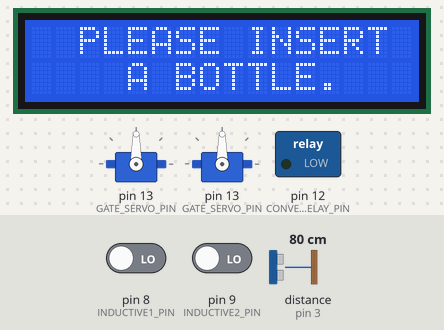
A sketch run on a simulated Arduino Uno, built with avr-gcc and run on an emulated ATmega328P. Shown: 2 × servo, 16×2 character LCD, switched loads named in the sketch (green lamp = pin HIGH). Wiring (inferred from the names in the program): ultrasonic range finder: trigger pin 2; echo pin 3. The test bench sets the inputs (shaded band); at power-on: distance to the obstacle (sensor on pin 3) 80 cm, pin 8 (INDUCTIVE1_PIN) LOW, pin 9 (INDUCTIVE2_PIN) LOW. The echo pulse lasts 58.3 µs per cm; pins used as bus, display or sensor lines are not drawn.

Above: at 1.2 s.
1.3 s: distance to the obstacle (sensor on pin 3) set to 28 cm
2.8 s: distance to the obstacle (sensor on pin 3) set to 23 cm
At 4.1 s:
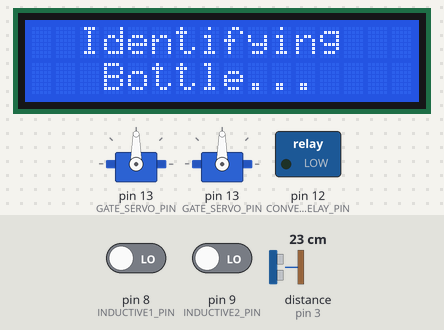
At 8.6 s:
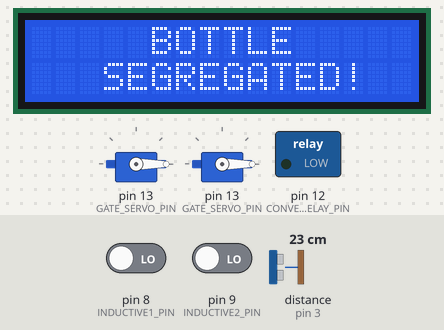
8.8 s: distance to the obstacle (sensor on pin 3) set to 35 cm
11.5 s: distance to the obstacle (sensor on pin 3) set to 2 cm
At 14.8 s:
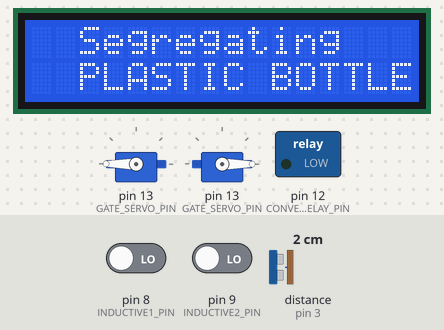
Timing chart, 0 to 15.5 s (numbered marks = the images above; inputs shaded):
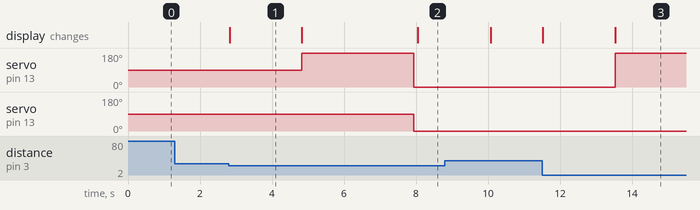

Measured:
- the behaviour switches between 26 and 25 cm on distance to the obstacle (sensor on pin 3) (found by bisection; images 0 and 1)
- after the input at 1.3 s, every drawn part: stays the same
- after the input at 2.8 s, servo on pin 13 (GATE_SERVO_PIN): 90° → 180° after 2.0 s, → 0° 3.1 s later; servo on pin 13 (GATE_SERVO_PIN): 90° → 0° after 5.1 s; the display: changes at once (image 1)
- after the input at 11.5 s, servo on pin 13 (GATE_SERVO_PIN): 0° → 180° after 2.0 s; the display: first changes at once (image 3 shows a later state)
- what the display in image 1 shows lasts 2.0 s, from 2.8 s to 4.8 s

The sketch:

Semi.ino
```cpp
/* INCLUSIONG OF NECESSARY LIBRARIES*/
#include <LiquidCrystal_I2C.h>
#include <Servo.h>

/* PIN CONFIGURATIONS */
#define FRONT_TRIG_PIN   2 // **
#define FRONT_ECHO_PIN   3 // ULTRASONIC SENSORS
#define PLASTIC_TRIG_PIN 4 //
#define PLASTIC_ECHO_PIN 5 //
#define METAL_TRIG_PIN   6 //
#define METAL_ECHO_PIN   7 // **

#define INDUCTIVE1_PIN    8     // **
#define INDUCTIVE2_PIN    9     // INDUCTIVE and
#define CAPACITIVE1_PIN   10    // CONDUCTIVE SENSORS
#define CAPACITIVE2_PIN   11    // **

#define CONVEYOR_RELAY_PIN  12

#define GATE_SERVO_PIN      13
#define FLIPPER_SERVO_PIN   6

/* CONSTANTS */
const int PLASTIC_DURATION = 3000;
const int METAL_DURATION = 5000;

const int PLACEMENT_BOUNDARY = 25;

const int PLASTIC_FULL = 28;
const int METAL_FULL = 28;

int placement_gap = 0;
int plastic_bin_gap = 0;
int metal_bin_gap = 0;

enum machine_stats {
  ERROR,
  WAITING,
  IDENTIFYING,
  SEGREGATIING
} status;

enum materials {
  UNKNOWN,
  PLASTIC,
  METAL
} material;

LiquidCrystal_I2C lcd(0x27, 16, 2);

/* SYSMTE TIME VARIABLES */
unsigned long waiting_time = 0;
unsigned long identifying_time = 0;
unsigned long segregating_time = 0;

/* BOOLEANS */
bool hasDisplayed = false;

/* DEFINING SERVO MOTOR OBJECTS */
Servo gateServo;
Servo flipperServo;

const int FLIPPER_OPEN = 180;
const int FLIPPER_CLOSE = 0;
const int GATE_OPEN = 180;
const int GATE_CLOSE = 0;

void setup() {
    // Setting input sensors
    pinMode(INDUCTIVE1_PIN, INPUT);
    pinMode(INDUCTIVE2_PIN, INPUT);
    pinMode(CAPACITIVE1_PIN, INPUT);
    pinMode(CAPACITIVE2_PIN, INPUT);
    pinMode(FRONT_ECHO_PIN, INPUT);
    pinMode(PLASTIC_ECHO_PIN, INPUT);
    pinMode(METAL_ECHO_PIN, INPUT);

    // Setting output/actuators as output
    pinMode(FRONT_TRIG_PIN, OUTPUT);
    pinMode(PLASTIC_TRIG_PIN, OUTPUT);
    pinMode(METAL_TRIG_PIN, OUTPUT);
    pinMode(CONVEYOR_RELAY_PIN, OUTPUT);

    // Attaching servo pins to servo objects
    gateServo.attach(GATE_SERVO_PIN);
    flipperServo.attach(GATE_SERVO_PIN);

    // initializing status and material
    status = WAITING;
    material = METAL;

    // lcd initialization
    lcd.init();
    lcd.backlight();
}

void loop() {
    /// WAITING STATUS
    if (status == WAITING) {
        if (!hasDisplayed) {
            lcd.clear();
            lcd.setCursor(2, 0);
            lcd.print("PLEASE INSERT");
            lcd.setCursor(4, 1);
            lcd.print("A BOTTLE.");
            hasDisplayed = true;
        }

        readPlacementGap();

        if (placement_gap < PLACEMENT_BOUNDARY) {
            status = IDENTIFYING;
            hasDisplayed = false;
        }

        waiting_time = millis();
    }

    /// IDENTIFYING
    if (status == IDENTIFYING) {
        if (!hasDisplayed) {
            lcd.clear();
            lcd.setCursor(2, 0);
            lcd.print("Identifying");
            lcd.setCursor(3, 1);
            lcd.print("Bottle...");
            hasDisplayed = true;
        }

        // sets 2-second delay for lesser error of bottle identification
        if (millis() - waiting_time > 2000) {
            material = ((digitalRead(INDUCTIVE1_PIN) > 0) || (digitalRead(INDUCTIVE2_PIN) > 0)) ? METAL : PLASTIC;
            status = SEGREGATIING;
            hasDisplayed = false;
        }

        identifying_time = millis();
    }

    /// SEGREGATING METAL
    if (status == SEGREGATIING) {
        if (!hasDisplayed) {
            lcd.clear();
            lcd.setCursor(2, 0);
            lcd.print("Segregating");
            lcd.setCursor(2, 1);
            const char* content = (material == METAL) ? "METAL BOTTLE" : "PLASTIC BOTTLE";
            lcd.print(content);
            hasDisplayed = true;
        }

        segregate(material == METAL);

        unsigned long interval = millis() - identifying_time;

        if ((interval > METAL_DURATION && material == METAL) || (interval > PLASTIC_DURATION && material == PLASTIC)) {
            status = WAITING;
            hasDisplayed = false;
            lcd.clear();
            lcd.setCursor(5, 0);
            lcd.print("BOTTLE");
            lcd.setCursor(3, 1);
            lcd.print("SEGREGATED!");
            delay(2000);
        }

        segregating_time = millis();
    }
}

void segregate(bool isMetal) {
    // flipper should open if water bottle is metal
    if (isMetal) {
        flipperServo.write(FLIPPER_OPEN);
        delay(100);
    }

    // open gate after identifying if flipper should be open or not
    gateServo.write(GATE_OPEN);
    delay(100);

    // start conveyor
    digitalWrite(CONVEYOR_RELAY_PIN, LOW);

    int duration = (isMetal) ? METAL_DURATION : PLASTIC_DURATION;
    delay(duration);

    // close gate
    closeServos();
    delay(100);
}

void closeServos() {
    flipperServo.write(FLIPPER_CLOSE);
    gateServo.write(GATE_CLOSE);
}

void readPlacementGap() {
    digitalWrite(FRONT_TRIG_PIN, LOW);
    delayMicroseconds(2);

    digitalWrite(FRONT_TRIG_PIN, HIGH);
    delayMicroseconds(10);

    digitalWrite(FRONT_TRIG_PIN, LOW);

    int front_duration = pulseIn(FRONT_ECHO_PIN, HIGH);

    placement_gap = front_duration * 0.034 / 2;
}

void readTrashBinsDistance() {
    digitalWrite(PLASTIC_TRIG_PIN, LOW);
    digitalWrite(METAL_TRIG_PIN, LOW);
    delayMicroseconds(2);

    digitalWrite(PLASTIC_TRIG_PIN, HIGH);
    digitalWrite(METAL_TRIG_PIN, HIGH);
    delayMicroseconds(10);

    digitalWrite(PLASTIC_TRIG_PIN, LOW);
    digitalWrite(METAL_TRIG_PIN, LOW);

    int plastic_duration = pulseIn(FRONT_ECHO_PIN, HIGH);
    int metal_duration = pulseIn(FRONT_ECHO_PIN, HIGH);

    plastic_bin_gap = plastic_duration * 0.034 / 2;
    metal_bin_gap = metal_bin_gap * 0.034 / 2;
}
```
